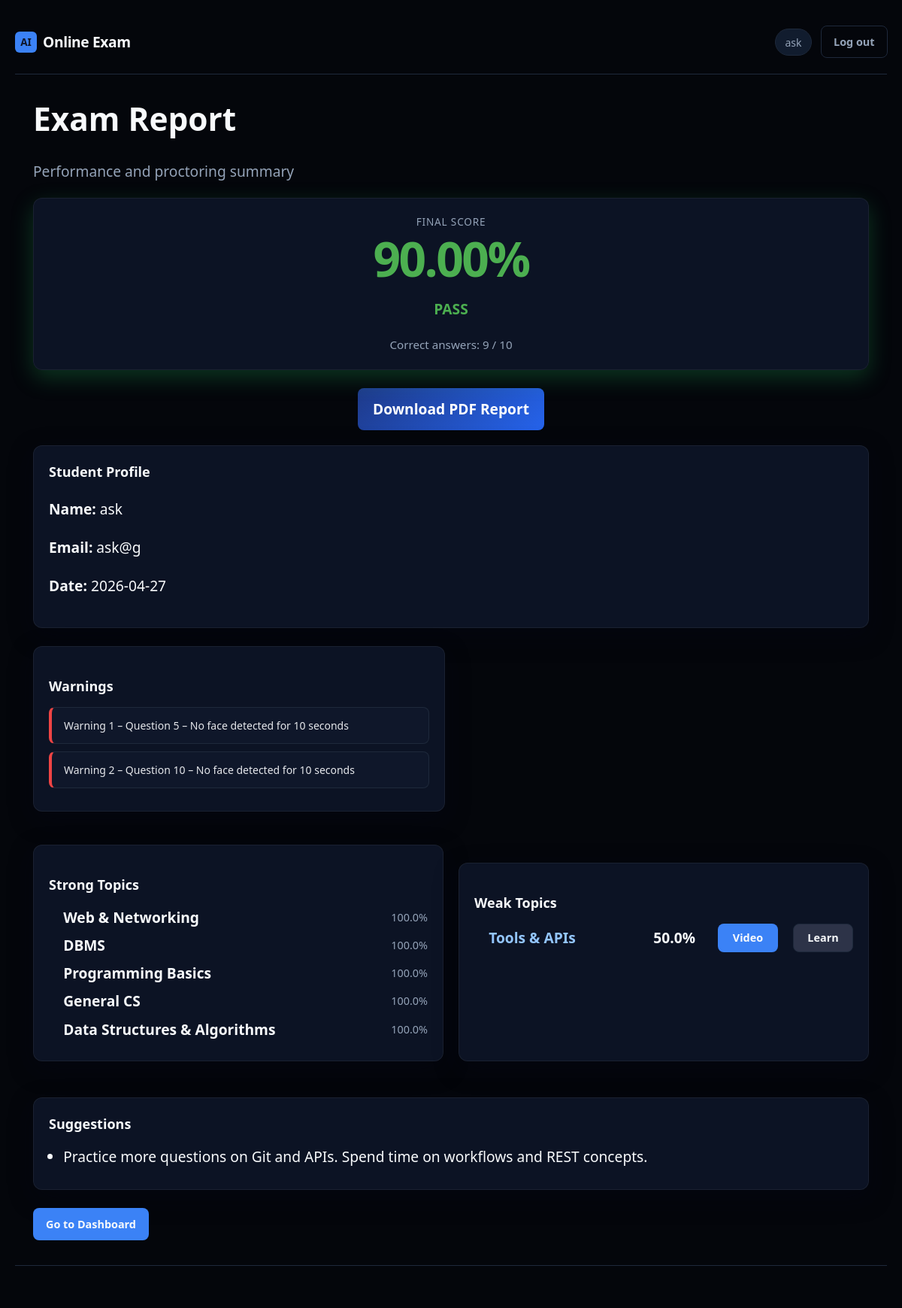
The app's page /report/25 (signed in) with its own data.
### app.py (models this page shows)
class User(db.Model):
    __tablename__ = "users"
    id = db.Column(db.Integer, primary_key=True)
    username = db.Column(db.String(80), unique=True, nullable=False)
    email = db.Column(db.String(120), unique=True, nullable=False)
    password_hash = db.Column(db.String(256), nullable=False)
    roll_number = db.Column(db.String(50), unique=True, nullable=True)
    created_at = db.Column(db.DateTime, default=lambda: datetime.now(timezone.utc))
    is_admin = db.Column(db.Boolean, default=False)
    allow_reattempt = db.Column(db.Boolean, default=False)
    exam_access_enabled = db.Column(db.Boolean, default=True)
    exam_completed = db.Column(db.Boolean, default=False)
    admin_role = db.Column(db.String(20), nullable=True)
    is_blocked = db.Column(db.Boolean, default=False)
    block_reason = db.Column(db.String(255))
    attempts = db.relationship("Attempt", backref="user", lazy=True)

class Question(db.Model):
    __tablename__ = "questions"
    id = db.Column(db.Integer, primary_key=True)
    text = db.Column(db.Text, nullable=False)
    option_a = db.Column(db.String(500), nullable=False)
    option_b = db.Column(db.String(500), nullable=False)
    option_c = db.Column(db.String(500), nullable=False)
    option_d = db.Column(db.String(500), nullable=False)
    correct_answer = db.Column(db.String(1), nullable=False)
    topic = db.Column(db.String(80), default="General CS")

### app.py (the view)
@app.route("/report/<int:attempt_id>")
@login_required
def exam_report(attempt_id):
    user = db.session.get(User, session["user_id"])
    if user and user.is_admin:
        attempt = Attempt.query.get(attempt_id)
    else:
        attempt = get_attempt_for_user(attempt_id, session["user_id"])
    if not attempt:
        flash("Report not found.", "error")
        return redirect(url_for("dashboard"))
    if attempt.status != "completed":
        flash("Exam is not finished yet.", "info")
        return redirect(url_for("dashboard"))
    qids = parse_question_ids(attempt)
    total_questions = len(qids)
    correct_answers = 0
    if qids:
        for qid in qids:
            ans = Answer.query.filter_by(attempt_id=attempt.id, question_id=qid).first()
            if ans and ans.selected and ans.question:
                if ans.selected.upper() == ans.question.correct_answer.upper():
                    correct_answers += 1
    score = round((correct_answers / total_questions) * 100, 2) if total_questions else 0
    warnings_list = parse_warning_details(attempt)
    timeline = parse_timeline(attempt)
    student_profile = parse_student_profile(attempt)
    if not student_profile:
        student_profile = {
            "name": attempt.user.username if attempt.user else "Student",
            "email": attempt.user.email if attempt.user else "",
            "examId": attempt.id,
            "date": to_ist(attempt.started_at).strftime("%Y-%m-%d %H:%M"),
        }
    student_name = getattr(attempt.user, "name", "Student")
    weak_topics = []
    strong_topics = []
    suggestions = []
    data = build_report_data(attempt)
    if data:
        weak_topics = data.get("weak_topics", [])
        strong_topics = data.get("strong_topics", [])
        suggestions = data.get("suggestions", [])
    question_analysis = []
    for idx, qid in enumerate(qids):
        q = db.session.get(Question, qid)
        ans = Answer.query.filter_by(attempt_id=attempt.id, question_id=qid).first()
        selected = (ans.selected or "").upper() if ans and ans.selected else None
        correct = q.correct_answer.upper() if q else "N/A"
        if not selected:
            status = "Skipped"
        elif selected == correct:
            status = "Correct"
        else:
            status = "Wrong"
        question_analysis.append(
            {
                "qno": idx + 1,
                "selected": selected,
                "correct": correct,
                "status": status,
                "topic": q.topic if q else "General CS",
            }
        )
    print("=== PDF DATA DEBUG ===")
    print(f"Score: {score}")
    print(f"Total questions: {total_questions}")
    print(f"Correct answers: {correct_answers}")
    print(f"Student profile: {student_profile}")
    print(f"Strong topics count: {len(strong_topics) if strong_topics else 0}")
    print(f"Weak topics count: {len(weak_topics) if weak_topics else 0}")
    print(f"Suggestions count: {len(suggestions) if suggestions else 0}")
    print(f"Question analysis count: {len(question_analysis) if question_analysis else 0}")
    print("===================")
    resp = make_response(render_template(
        "report.html",
        attempt=attempt,
        score=score,
        total_questions=total_questions,
        correct_answers=correct_answers,
        warnings=warnings_list,
        timeline=timeline,
        student=student_profile,
        strong_topics=strong_topics,
        weak_topics=weak_topics,
        suggestions=suggestions,
        question_analysis=question_analysis,
        learning_resources=LEARNING_RESOURCES,
    ))
    resp.headers["Cache-Control"] = "no-store, no-cache, must-revalidate, private"
    resp.headers["Pragma"] = "no-cache"
    return resp

### app.py (called while the page is built)
def to_ist(dt):
    if not dt:
        return None
    return dt.astimezone(timezone(timedelta(hours=5, minutes=30)))

def login_required(f):
    @wraps(f)
    def decorated(*args, **kwargs):
        if "user_id" not in session:
            return redirect(url_for("login"))
        return f(*args, **kwargs)
    return decorated

def get_attempt_for_user(attempt_id, user_id):
    return Attempt.query.filter_by(id=attempt_id, user_id=user_id).first()

def parse_question_ids(attempt):
    return json.loads(attempt.question_ids_json)

def parse_warning_details(attempt):
    raw = attempt.warning_details_json or "[]"
    try:
        parsed = json.loads(raw)
        return parsed if isinstance(parsed, list) else []
    except Exception:
        return []

def parse_timeline(attempt):
    raw = attempt.timeline_json or "[]"
    try:
        parsed = json.loads(raw)
        return parsed if isinstance(parsed, list) else []
    except Exception:
        return []

def parse_student_profile(attempt):
    raw = attempt.student_profile_json or "{}"
    try:
        parsed = json.loads(raw)
        return parsed if isinstance(parsed, dict) else {}
    except Exception:
        return {}

def normalize_confidence(val):
    v = (val or "medium").lower()
    if v in ("low", "medium", "high"):
        return v
    return "medium"

### templates/report.html (shortened to what this page needs)
{% extends "base.html" %}
{% block body_class %}page-report{% endblock %}
{% block content %}
{% set score_value = score if score is defined else 0 %}
{% set pass_exam = score_value >= 75 %}
<div id="pdf-report" style="visibility: visible !important; display: block !important; opacity: 1 !important;">
  <div class="report-page-header" style="visibility: visible !important; display: block !important;">
    <h1 style="visibility: visible !important; display: block !important;">Exam Report</h1>
    <p class="muted" style="visibility: visible !important; display: block !important;">Performance and proctoring summary</p>
      </div>
  <section class="card report-hero-card {{ 'report-pass' if pass_exam else 'report-fail' }}">
    <p class="report-score-label">Final Score</p>
    <p class="report-score-big">{{ "%.2f"|format(score_value|float) }}%</p>
    <p class="{{ 'text-pass' if pass_exam else 'text-fail' }}">{{ "PASS" if pass_exam else "FAIL" }}</p>
    <p class="report-score-hint">
      Correct answers: {{ correct_answers or 0 }} / {{ total_questions or 0 }}
    </p>
  </section>
<div style="text-align: center; margin: 20px 0;">
  <a href="/report/{{ attempt.id }}/pdf-clean" class="download-btn">
    Download PDF Report
  </a>
</div>
<section class="card report-section">
  <h3>Student Profile</h3>
  <p><strong>Name:</strong> {{ student.name or "-" }}</p>
  <p><strong>Email:</strong> {{ student.email or "-" }}</p>
    <p><strong>Date:</strong> {{ student.date.split(' ')[0] if student.date else "-" }}</p>
</section>
<section class="report-grid">
  <div class="card report-risk-card">
    <h3>Warnings</h3>
    {% if warnings and warnings|length > 0 %}
      <ul class="warnings-list">
        {% for w in warnings %}
          <li class="warning-item">
            Warning {{ loop.index }} &ndash;
            Question {{ w.question }} &ndash;
            {{ w.message }}
          </li>
        {% endfor %}
      </ul>
    {% else %}
      <p class="muted">No warnings</p>
    {% endif %}
  </div>
</section>
<div class="topics-row">
    <div class="card topics-box">
        <h3>Strong Topics</h3>
        {% if strong_topics and strong_topics|length > 0 %}
          <ul class="topic-list">
            {% for topic in strong_topics %}
              <li>
                <span class="topic-name">{{ topic.name }}</span>
                <span class="topic-acc">{{ topic.accuracy }}%</span>
              </li>
            {% endfor %}
          </ul>
        {% else %}
          <p class="muted">No strong topics yet.</p>
        {% endif %}
    </div>
    <div class="card topics-box">
        <h3>Weak Topics</h3>
        {% if weak_topics and weak_topics|length > 0 %}
          <ul class="topic-list">
            {% for topic in weak_topics %}
              {% set resource = learning_resources.get(topic.name) if learning_resources else None %}
              <div class="topic-row">
                <span class="topic-name topic-weak-em">{{ topic.name }}</span>
                <div class="topic-actions">
                  <span class="topic-percentage">{{ topic.accuracy }}%</span>
                  {% if resource %}
                    <a href="{{ resource.youtube }}" target="_blank" class="btn btn-primary">Video</a>
                    <a href="{{ resource.website }}" target="_blank" class="btn btn-secondary">Learn</a>
                  {% else %}
                    <a href="https://www.youtube.com/results?search_query={{ topic.name|urlencode }}" target="_blank" class="btn btn-primary">Video</a>
                  {% endif %}
                </div>
              </div>
            {% endfor %}
          </ul>
        {% else %}
          <p class="muted">No weak topics.</p>
        {% endif %}
    </div>
</div>
{% if suggestions and suggestions|length > 0 %}
<section class="card report-section">
  <h3>Suggestions</h3>
  <ul class="suggestion-list">
    {% for s in suggestions %}
      <li>{{ s }}</li>
    {% endfor %}
  </ul>
</section>
{% endif %}
<div class="report-actions">
  <a href="{{ url_for('dashboard') }}" class="btn btn-primary">Go to Dashboard</a>
</div>
</div>
{% endblock %}

### static/css/style.css (style rules this page uses)
:root { --bg: #0f172a; --bg-elevated: #111c2e; --border: #1e293b; --text: #f8fafc; --muted: #94a3b8; --accent: #3b82f6; --accent-dim: #2563eb; --accent-glow: rgba(59, 130, 246, 0.35); --success: #22c55e; --error: #ef4444; --radius: 10px; --font: "Segoe UI", system-ui, -apple-system, sans-serif; }
*, *::before, *::after { box-sizing: border-box; }
body { margin: 0; min-height: 100vh; font-family: var(--font); background: var(--bg); color: var(--text); font-size: 1.2rem; line-height: 1.65; }
a { color: var(--accent); text-decoration: none; }
.muted { color: var(--muted); }
.card { background: rgba(17, 28, 46, 0.72); border: 1px solid rgba(148, 163, 184, 0.18); border-radius: var(--radius); padding: 1.5rem 1.6rem; box-shadow: 0 10px 32px rgba(2, 6, 23, 0.35); backdrop-filter: blur(8px); -webkit-backdrop-filter: blur(8px); transition: transform 0.2s ease, box-shadow 0.2s ease, border-color 0.2s ease; }
.btn { display: inline-flex; align-items: center; justify-content: center; padding: 0.55rem 1rem; border-radius: 8px; font-size: 0.9rem; font-weight: 600; border: 1px solid transparent; cursor: pointer; font-family: inherit; transition: background 0.15s, border-color 0.15s; }
.btn-primary { background: var(--accent); color: #f8fafc; }
.btn-secondary { background: #2d3348; color: var(--text); border-color: var(--border); }
.report-grid { display: grid; gap: 1rem; margin-bottom: 1.25rem; }
@media (min-width: 560px) { .report-grid { grid-template-columns: 1fr 1fr; } }
.report-score-label { margin: 0; font-size: 0.85rem; color: var(--muted); text-transform: uppercase; letter-spacing: 0.06em; }
.report-section h3 { margin-top: 0; font-size: 1rem; }
.topic-list { margin: 0; padding-left: 1.2rem; }
.topic-list li { margin-bottom: 0.35rem; }
.topic-name { font-weight: 600; }
.topic-acc { color: var(--muted); font-size: 0.9rem; }
.suggestion-list { margin: 0; padding-left: 1.2rem; }
.suggestion-list li { margin-bottom: 0.5rem; }
.report-actions { margin-top: 1.5rem; }
.report-page-header h1 { margin: 0 0 0.35rem; font-size: 2.65rem; font-weight: 800; }
.report-hero-card { text-align: center; padding: 2rem 1.5rem; margin-bottom: 1.25rem; border-width: 2px; }
.report-pass { border-color: rgba(59, 130, 246, 0.55); background: linear-gradient(180deg, rgba(59, 130, 246, 0.14) 0%, var(--bg-elevated) 100%); }
.report-score-big { margin: 0.35rem 0; font-size: 4rem; font-weight: 900; letter-spacing: -0.04em; line-height: 1; }
.report-pass .report-score-big { color: #93c5fd; }
.report-score-hint { margin: 0.5rem 0 0; font-size: 0.95rem; color: var(--muted); }
.report-risk-card { margin-bottom: 1rem; }
.text-pass { color: #93c5fd; }
.topic-weak-em { color: #93c5fd; }
body.page-report { background: #020617 url("https://images.unsplash.com/photo-1618005182384-a83a8bd57fbe?auto=format&fit=crop&w=1920&q=80") center / cover no-repeat fixed; }
.topic-list li { display: flex; align-items: center; justify-content: space-between; flex-wrap: wrap; gap: 8px; }
.btn, .btn-primary, .btn-outline, button, a.btn, a.btn-primary, a.btn-outline { transition: all 0.25s ease; position: relative; }
.dash-stat-card, .card, .highlight-card { transition: all 0.25s ease; }
.btn, button { will-change: transform; }

### templates/base.html (style rules this page uses)
body { margin: 0; padding: 0; }
html, body { width: 100%; overflow-x: hidden; }
.dashboard, .report-page, .page-dashboard, .page-report { width: 100%; }

### records on screen
User: username "ask", email "ask@g"
Question: name "Web & Networking", accuracy "100.0"
Question: name "DBMS", accuracy "100.0"
Question: name "Programming Basics", accuracy "100.0"
Question: name "General CS", accuracy "100.0"
Question: name "Data Structures & Algorithms", accuracy "100.0"
Question: name "Tools & APIs", accuracy "50.0"

### other values on screen
{{ session.get('username') }} "ask"
{{ "%.2f"|format(score_value|float) }} "90.00"
{{ "PASS" if pass_exam else "FAIL" }} "PASS"
{{ correct_answers or 0 }} "9"
{{ total_questions or 0 }} "10"
{{ student.date.split(' ')[0] if student.date else "-" }} "2026-04-27"
{{ w.question }} "5" "10"
{{ w.message }} "No face detected for 10 seconds" "No face detected for 10 seconds"
{{ s }} "Practice more questions on Git and APIs. Spend time on workflows and REST concepts."
